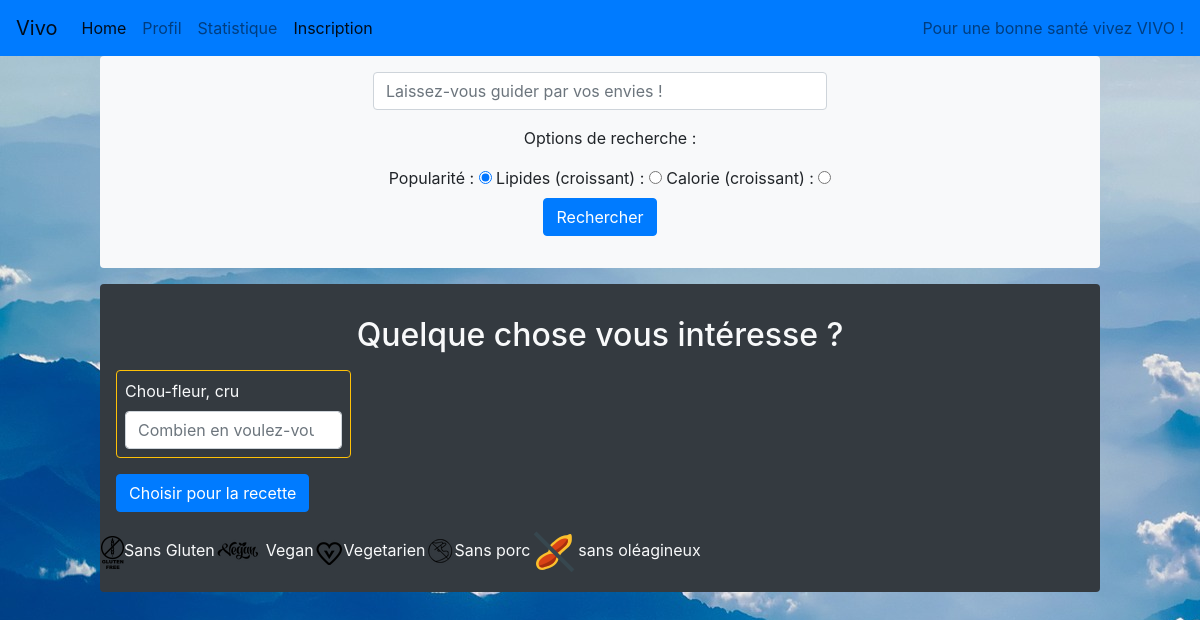
Screenshot of /RechercheAliment/recherche_aliment.php?Alim=Chou-fleur, cru with the database file from the repository.
### tables this page shows
CREATE TABLE IF NOT EXISTS `aliments` (
  `alim_grp_code` int(11) NOT NULL,
  `alim_ssgrp_code` int(11) NOT NULL,
  `alim_ssssgrp_code` int(11) NOT NULL,
  `alim_code` int(11) NOT NULL,
  `alim_nom_fr` varchar(149) NOT NULL,
  `Energie_Règlement_UE_N°_11692011_kcal100g` varchar(6) DEFAULT NULL,
  `Eau_g100g` varchar(5) DEFAULT NULL,
  `Protéines_g100g` varchar(6) NOT NULL,
  `Protéines_brutes_N_x_625_g100g` varchar(6) NOT NULL,
  `Glucides_g100g` varchar(6) DEFAULT NULL,
  `Lipides_g100g` varchar(7) DEFAULT NULL,
  `Sucres_g100g` varchar(7) DEFAULT NULL,
  `Amidon_g100g` varchar(7) DEFAULT NULL,
  `Fibres_alimentaires_g100g` varchar(8) DEFAULT NULL,
  `Polyols_totaux_g100g` varchar(8) DEFAULT NULL,
  `Cendres_g100g` varchar(8) DEFAULT NULL,
  `Alcool_g100g` varchar(6) NOT NULL,
  `Acides_organiques_g100g` varchar(8) DEFAULT NULL,
  `AG_saturés_g100g` varchar(9) DEFAULT NULL,
  `AG_monoinsaturés_g100g` varchar(9) DEFAULT NULL,
  `AG_polyinsaturés_g100g` varchar(9) DEFAULT NULL,
  `AG_40_butyrique_g100g` varchar(9) DEFAULT NULL,
  `AG_60_caproïque_g100g` varchar(9) DEFAULT NULL,
  `AG_80_caprylique_g100g` varchar(9) DEFAULT NULL,
  `AG_100_caprique_g100g` varchar(9) DEFAULT NULL,
  `AG_120_laurique_g100g` varchar(9) DEFAULT NULL,
  `AG_140_myristique_g100g` varchar(9) DEFAULT NULL,
  `AG_160_palmitique_g100g` varchar(9) DEFAULT NULL,
  `AG_180_stéarique_g100g` varchar(9) DEFAULT NULL,
  `AG_181_9c_n09_oléique_g100g` varchar(9) DEFAULT NULL,
  `AG_182_9c12c_n06_linoléique_g100g` varchar(9) DEFAULT NULL,
  `AG_183_c9c12c15_n03_alpha0linolénique_g100g` varchar(9) DEFAULT NULL,
  `AG_204_5c8c11c14c_n06_arachidonique_g100g` varchar(9) DEFAULT NULL,
  `AG_205_5c8c11c14c17c_n03_EPA_g100g` varchar(10) DEFAULT NULL,
  `AG_226_4c7c10c13c16c19c_n03_DHA_g100g` varchar(10) DEFAULT NULL,
  `Cholestérol_mg100g` varchar(6) DEFAULT NULL,
  `Sel_chlorure_de_sodium_g100g` varchar(8) DEFAULT NULL,
  `Calcium_mg100g` varchar(6) DEFAULT NULL,
  `Chlorure_mg100g` varchar(8) DEFAULT NULL,
  `Cuivre_mg100g` varchar(8) DEFAULT NULL,
  `Fer_mg100g` varchar(8) DEFAULT NULL,
  `Iode_µg100g` varchar(7) DEFAULT NULL,
  `Magnésium_mg100g` varchar(6) DEFAULT NULL,
  `Manganèse_mg100g` varchar(8) DEFAULT NULL,
  `Phosphore_mg100g` varchar(7) DEFAULT NULL,
  `Potassium_mg100g` varchar(6) DEFAULT NULL,
  `Sélénium_µg100g` varchar(6) DEFAULT NULL,
  `Sodium_mg100g` varchar(6) DEFAULT NULL,
  `Zinc_mg100g` varchar(8) DEFAULT NULL,
  `Rétinol_µg100g` varchar(6) DEFAULT NULL,
  `Beta0Carotène_µg100g` varchar(8) DEFAULT NULL,
  `Vitamine_D_µg100g` varchar(7) DEFAULT NULL,
  `Vitamine_E_mg100g` varchar(6) DEFAULT NULL,
  `Vitamine_K1_µg100g` varchar(5) DEFAULT NULL,
  `Vitamine_K2_µg100g` varchar(4) DEFAULT NULL,
  `Vitamine_C_mg100g` varchar(6) DEFAULT NULL,
  `Vitamine_B1_ou_Thiamine_mg100g` varchar(7) DEFAULT NULL,
  `Vitamine_B2_ou_Riboflavine_mg100g` varchar(6) DEFAULT NULL,
  `Vitamine_B3_ou_PP_ou_Niacine_mg100g` varchar(6) DEFAULT NULL,
  `Vitamine_B5_ou_Acide_pantothénique_mg100g` varchar(6) DEFAULT NULL,
  `Vitamine_B6_mg100g` varchar(6) DEFAULT NULL,
  `Vitamine_B9_ou_Folates_totaux_µg100g` varchar(6) DEFAULT NULL,
  `Vitamine_B12_µg100g` varchar(6) DEFAULT NULL,
  PRIMARY KEY (`alim_code`)
);

### RechercheAliment/recherche_aliment.php (the view, shortened to what this page needs)
<html>
<head>
  <link rel="stylesheet" href="Style_RechAl.css" type="text/css">
  <link rel="stylesheet" href="https://stackpath.bootstrapcdn.com/bootstrap/4.2.1/css/bootstrap.min.css">
</head>
<header>
        <nav class="navbar navbar-expand-lg navbar-light bg-primary">
            <a class="navbar-brand" href="../index.html">Vivo</a>
            <div class="collapse navbar-collapse" id="navbarText">
                <ul class="navbar-nav mr-auto">
                    <li class="nav-item active">
                        <a class="nav-link" href="../index.html">Home <span class="sr-only">(current)</span></a>
                    </li>
                    <li class="nav-item">
                        <a class="nav-link" href="../Profil/Profil.php">Profil</a>
                    </li>
                    <li class="nav-item">
                        <a class="nav-link" href="../Statistique/Statistique.php">Statistique</a>
                    </li>
                    <li class="nav-item active">
                        <a class="nav-link" href="../Inscription/inscription.html">Inscription</a>
                    </li>
                </ul>
                <span class="navbar-text">
        Pour une bonne santé vivez VIVO !
      </span>
            </div>
        </nav>
    </header>
<body>
  <div class="partie_recherche bg-light rounded col-10 mx-auto text-center p-3">
    <form method="get" action="recherche_aliment.php" autocomplete="on" id="optionForm">
     <div class="form-group col-6 mx-auto">
      <input type="text"  class="form-control" name="Alim" placeholder="Laissez-vous guider par vos envies !">
      </div>
      <div class="form-check">
        <p>Options de recherche : </p>
      <label class="form-ckeck-label" for="popularite">Popularité : </label>
      <input class="form-check-label" type="radio" name="option" id = "popularite"value="Popularité" checked>
      <label class="form-ckeck-label" for="calorie">Lipides (croissant) : </label>
      <input type="radio" name="option" id="calorie"value="Lipide">
      <label class="form-ckeck-label" for="calorie">Calorie (croissant) : </label>
      <input type="radio" name="option" id="calorie"value="Calorie">
        </div>
      <input type="submit" class="btn btn-primary" name="submit" value="Rechercher">
    </form>
  </div>
  <div class="bg-dark text-light col-10 mx-auto rounded p-3 mt-3">
    <h2 class="text-center m-3">Quelque chose vous intéresse ?</h2>
  <?php
  $bd = getBD();
  if(isset($_GET['submit']) || isset($_GET['Alim'])){
    if(empty($_GET['Alim'])){
      echo('<meta http-equiv="refresh" content="0;URL=recherche aliment.php">');
    }else {
      $input=$_GET['Alim'];
      $reponse = $bd->query("SELECT alim_nom_fr, alim_code FROM aliments WHERE alim_nom_fr LIKE '%$input%'");
      while($result = $reponse->fetch()){
        echo '<div class="row"><div class="col-6">';
        echo('<form method="GET" action="ajouter.php">');
        echo('<div class="form-group col-6 border border-warning p-2 rounded"><label for ="nbAlim">'.$result['alim_nom_fr'].'</label><input type="number" class="form-control" name="nbAlim" placeholder="Combien en voulez-vous ?"></div>');
        echo('<input type="submit" class="btn btn-primary" name="ajout2" value="Choisir pour la recette">');
        echo('</form></div>');
        echo '<div class="col-">';
        $regime = $bd ->query('SELECT DISTINCT regime.Nom, regime.urlRegime FROM regime_sans_aliment, regime WHERE regime_sans_aliment.id_Aliment ='.$result['alim_code']);
        while($ligne = $regime ->fetch()){
            echo '<img src="../Image/Regime/'.$ligne['urlRegime'].'">';
            echo $ligne['Nom'];
        }
         echo '</div></div>' ;
      }
    }
  }
  ?>
    </div>
</body>
</html>

### RechercheAliment/Style_RechAl.css (style rules this page uses)
html { margin: 0px; height: 100%; width: 100%; }
body { background: url(../Image/mountains-1985027_1920.jpg); background-size: auto; background-attachment: fixed; margin: 0px; height: 100%; width: 100%; }

### rows the page displays
aliments: alim_nom_fr "Chou-fleur, cru", Nom "Sans Gluten", Nom "Vegan", Nom "Vegetarien", Nom "Sans porc", Nom "sans oléagineux"
